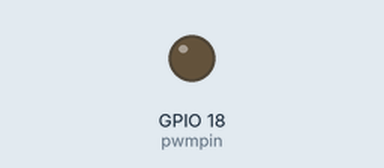
This program was run on a simulated Raspberry Pi (BCM pin numbers). Shown: output pins drawn as LEDs (lit = HIGH).

Above: at 0.15 s.
At 39.57 s:
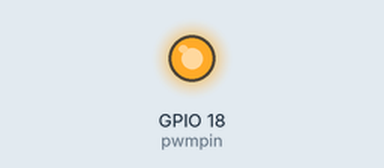
Timing chart, 0 to 40.0 s (numbered marks = the images above):
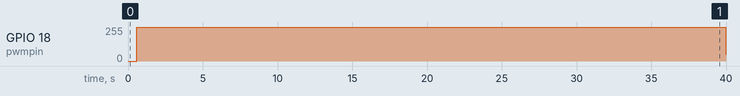

Measured:
- by itself, GPIO 18 (pwmpin): 0/255 → 255/255 at 0.60 s, → 51/255 39.4 s later

The program:

pwm.py
```python
import RPi.GPIO as GPIO
import time

pwmpin=18

GPIO.setmode(GPIO.BCM)
GPIO.setup(pwmpin, GPIO.OUT)

p = GPIO.PWM(pwmpin, 100)
p.start(0)

while True:
        for i in range(101):
                p.ChangeDutyCycle(i)

                time.sleep(0.006)
        for i in range(100):
                p.ChangeDutyCycle(100-i)
                time.sleep(0.006)
```
